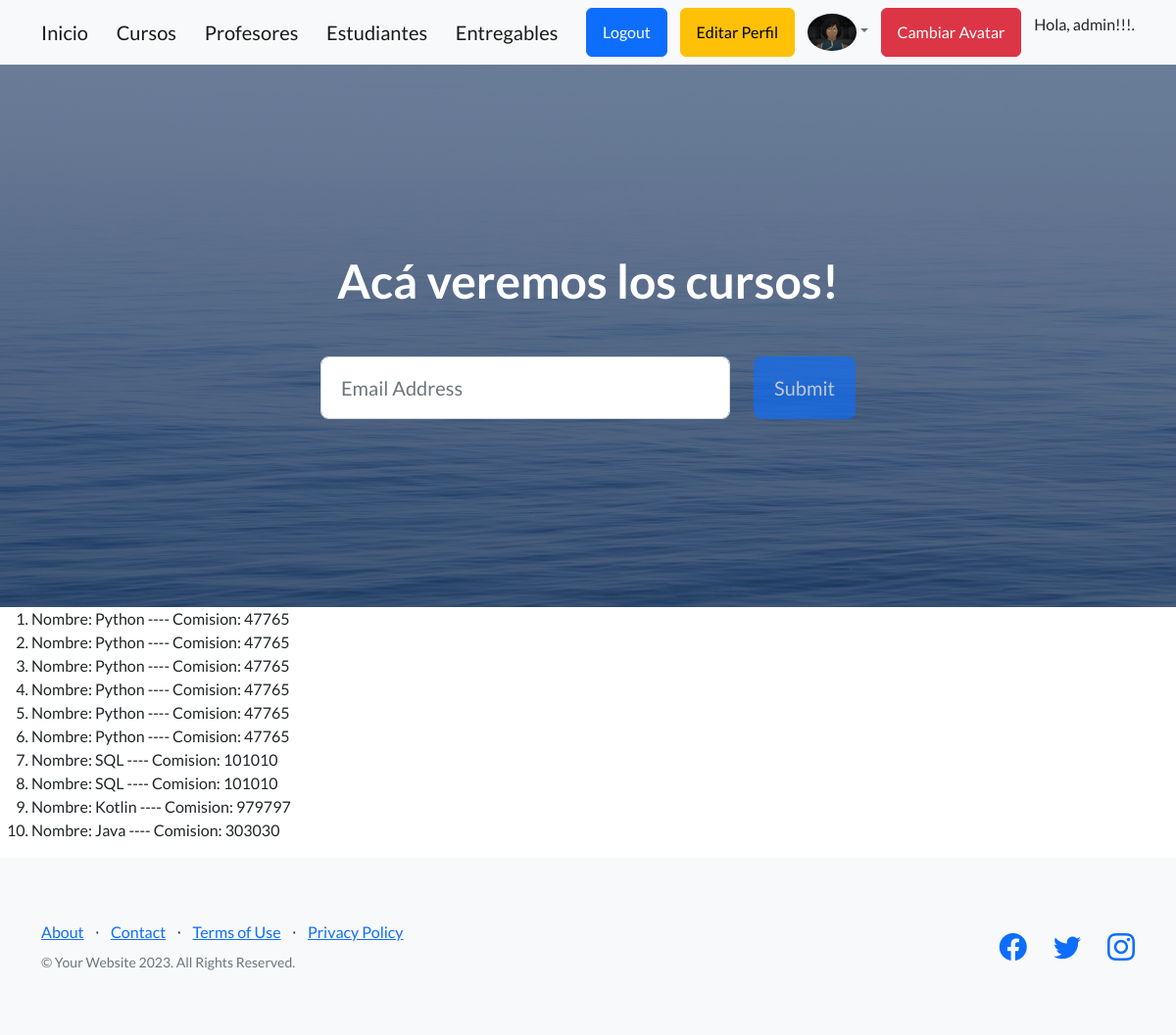
The app's page /AC/cursos/ (signed in) with its own data.
### AppCoder/models.py (models this page shows, shortened)
class Avatar(models.Model):
    user = models.ForeignKey(User, on_delete=models.CASCADE)
    imagen = models.ImageField(upload_to='avatares', null=True, blank = True)

class Curso(models.Model):
    nombre = models.CharField(max_length=30)
    comision = models.IntegerField()

### AppCoder/views.py (the view)
# urls.py: path("cursos/", ver_cursos, name="VerCursos"),
def ver_cursos(request):
    todos = Curso.objects.all()
    return render(request, "AppCoder/ver_cursos.html", {"cursos":todos})

### AppCoder/templates/AppCoder/ver_cursos.html
{% extends "AppCoder/padre.html" %}
{% block titulo %}
Acá veremos los cursos!
{% endblock %}
{% block formulario %}
<ol>
    {% for curso in cursos %}
        <li>
            Nombre: {{curso.nombre}} ---- Comision: {{curso.comision}}
        </li>
    {% endfor %}
    </ol>
{% endblock  %}

### AppCoder/templates/AppCoder/padre.html (shortened to what this page needs)
<!DOCTYPE html>
<html lang="en">
    <head>
        {% load static %}
        <link href="https://cdn.jsdelivr.net/npm/bootstrap-icons@1.5.0/font/bootstrap-icons.css" rel="stylesheet" type="text/css" />
        <link href="{% static 'AppCoder/css/styles.css' %}" rel="stylesheet" />
    </head>
    <body>
        <nav class="navbar navbar-light bg-light static-top">
            <div class="container">
                <a class="navbar-brand" href="{% url 'Inicio' %}">Inicio</a>
                <a class="navbar-brand" href="{% url 'VerCursos' %}">Cursos</a>
                <a class="navbar-brand" href="{% url 'VerProfes' %}">Profesores</a>
                <a class="navbar-brand" href="{% url 'VerEstudiantes' %}">Estudiantes</a>
                <a class="navbar-brand" href="{% url 'VerEntregas' %}">Entregables</a>
                {% if request.user.is_authenticated %}
                    <a class="btn btn-primary" href="{% url 'Logout' %}">Logout</a>
                    <a class="btn btn-warning" href="{% url 'EditarPerfil' %}">Editar Perfil</a>
                    {% if request.user.avatar_set.exists %}
                        <a class="nav-link dropdown-toggle text-muted waves-effect waves-dark pro-pic" href="" data-toggle="dropdown" aria-haspopup="true" aria-expanded="false"><img  src="{{ request.user.avatar_set.first.imagen.url }}" alt="Avatar de {{ request.user.username }}" class="rounded-circle" width="50"></a>
                        <a class="btn btn-danger" href="{% url 'AgregarAvatar' %}">Cambiar Avatar</a>
                    {% endif %}
                    <p class=”text-muted small mb-4 mb-lg-0”> Hola, {{user.username}}!!!.</p>
                {% else %}
                    <a class="btn btn-primary" href="{% url 'Login' %}">Login</a>
                    <a class="btn btn-primary" href="{% url 'Register' %}">Registrarse</a>
                {% endif %}
            </div>
        </nav>
        <header class="masthead">
            <div class="container position-relative">
                <div class="row justify-content-center">
                    <div class="col-xl-6">
                        <div class="text-center text-white">
                            <h1 class="mb-5">
                                {% block titulo %}
                                {% endblock %}
                            </h1>
                            <form class="form-subscribe" id="contactForm" data-sb-form-api-token="API_TOKEN">
                                <div class="row">
                                    <div class="col">
                                        <input class="form-control form-control-lg" id="emailAddress" type="email" placeholder="Email Address" data-sb-validations="required,email" />
                                    </div>
                                    <div class="col-auto"><button class="btn btn-primary btn-lg disabled" id="submitButton" type="submit">Submit</button></div>
                                </div>
                            </form>
                        </div>
                    </div>
                </div>
            </div>
        </header>
        {% block formulario %}{% endblock %}
        <footer class="footer bg-light">
            <div class="container">
                <div class="row">
                    <div class="col-lg-6 h-100 text-center text-lg-start my-auto">
                        <ul class="list-inline mb-2">
                            <li class="list-inline-item"><a href="#!">About</a></li>
                            <li class="list-inline-item">⋅</li>
                            <li class="list-inline-item"><a href="#!">Contact</a></li>
                            <li class="list-inline-item">⋅</li>
                            <li class="list-inline-item"><a href="#!">Terms of Use</a></li>
                            <li class="list-inline-item">⋅</li>
                            <li class="list-inline-item"><a href="#!">Privacy Policy</a></li>
                        </ul>
                        <p class="text-muted small mb-4 mb-lg-0">&copy; Your Website 2023. All Rights Reserved.</p>
                    </div>
                    <div class="col-lg-6 h-100 text-center text-lg-end my-auto">
                        <ul class="list-inline mb-0">
                            <li class="list-inline-item me-4">
                                <a href="#!"><i class="bi-facebook fs-3"></i></a>
                            </li>
                            <li class="list-inline-item me-4">
                                <a href="#!"><i class="bi-twitter fs-3"></i></a>
                            </li>
                            <li class="list-inline-item">
                                <a href="#!"><i class="bi-instagram fs-3"></i></a>
                            </li>
                        </ul>
                    </div>
                </div>
            </div>
        </footer>
    </body>
</html>

### records on screen
Curso: nombre "Python", comision "47765"
Curso: nombre "Python", comision "47765"
Curso: nombre "Python", comision "47765"
Curso: nombre "Python", comision "47765"
Curso: nombre "Python", comision "47765"
Curso: nombre "Python", comision "47765"
Curso: nombre "SQL", comision "101010"
Curso: nombre "SQL", comision "101010"
Curso: nombre "Kotlin", comision "979797"
Curso: nombre "Java", comision "303030"

### other values on screen
{{ user.username }} "admin"
